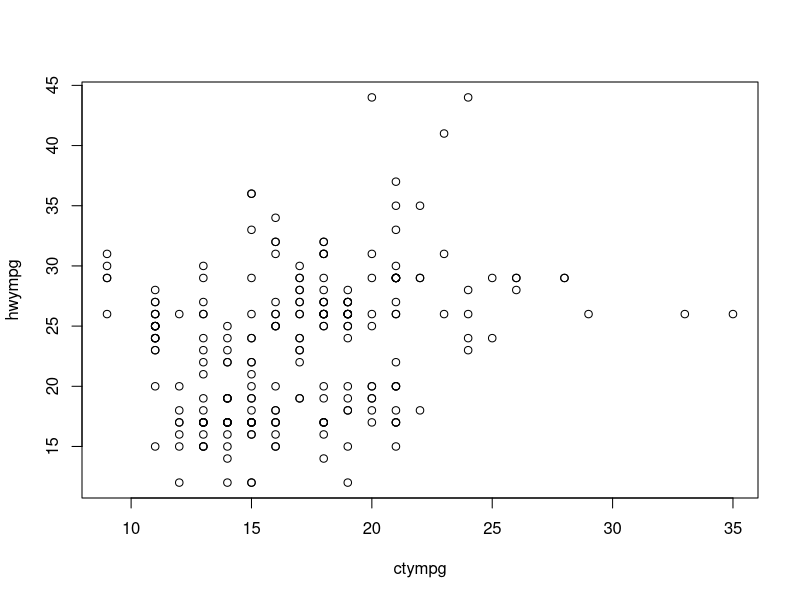
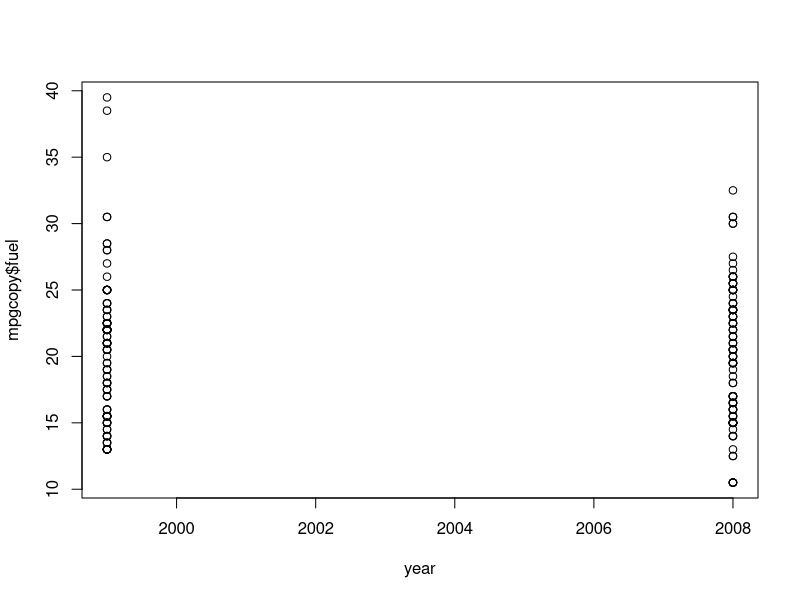

Write the R code that produced these figures, in order.
## ---- chunk 1
    cel = c(-4.44444,-9.44444)
    cel
## ---- chunk 2
vector = c(1,3)
for (i in 3:200)
{
  if (i%%2 == 1)
  {
    vector = c(vector,1)
  }
  else
  {
    vector = c(vector,3)
  }
}
vector
## ---- chunk 3
numPerfect = floor(sqrt(2001))
numPerfect
## ---- chunk 4
if (!require("ggplot2")) {
install.packages("ggplot2")
}
library(ggplot2)
## ---- chunk 5
mpgcopy <- mpg
hwympg <- mpgcopy$hwy
mpgcopy <- mpgcopy[order(hwympg),]
top3 <- tail(mpgcopy,3)
top3
## ---- chunk 6
compacts <- mpgcopy$class
numCompact <- 0
for (i in 1:length(compacts))
{
  if (compacts[i] == 'compact')
  {
    numCompact <- numCompact +1
  }
}
numCompact
## ---- chunk 7
ctympg <- mpgcopy$cty
plot(ctympg, hwympg)

## ---- chunk 8
mpgcopy$fuel <- (mpgcopy$cty + mpgcopy$hwy)/2
year <- mpgcopy$year
plot(year, mpgcopy$fuel)

if (!require("psych")) {
install.packages("psych")
}
library(psych)
describeBy(mpgcopy$fuel, mpgcopy$year)
